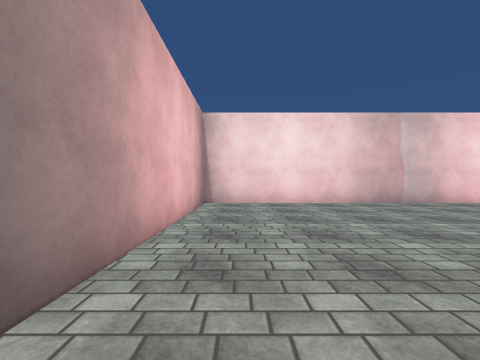
view 1 (above)

20 first-person views from a walk through a Unity game level. The camera is 1.3 m above the floor, looks level and sees 85° across. Doors are open. The floor is counted in squares, 2 m on a side. Each view is taken from the middle of a square. On the plan, view 1 faces up. The plan holds only what a view shows up to about 9 squares ahead; the rest is blank. The place goes on beyond the plan. The player character is not drawn. Surface patterns are stand-ins for the level's own textures.

view 2
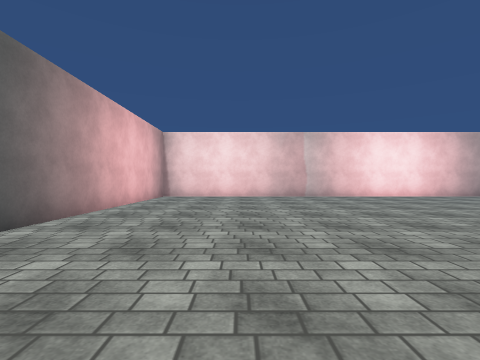

view 3
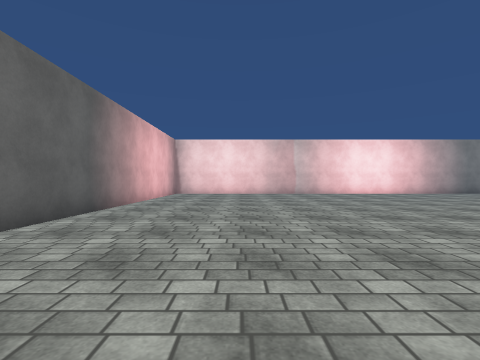

view 4
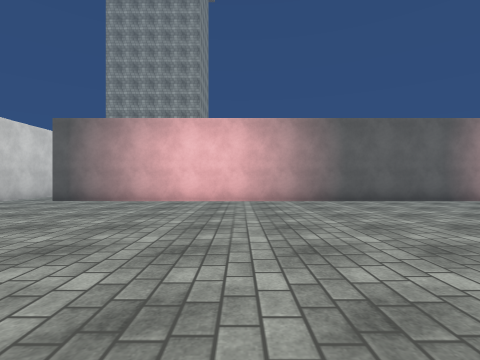

view 5
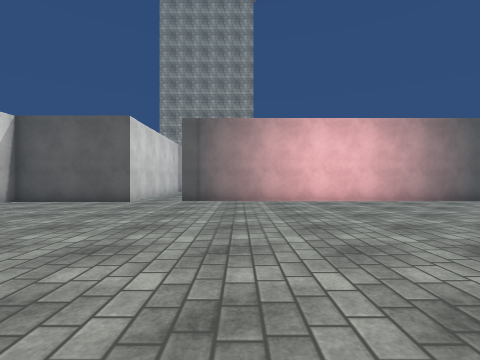

view 6
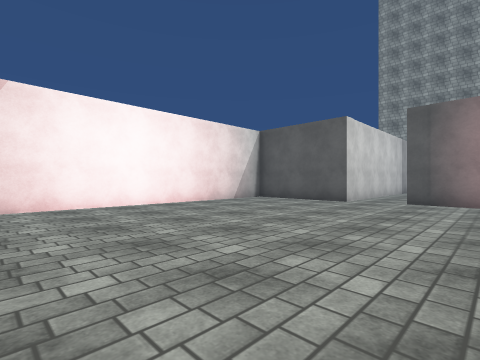

view 7
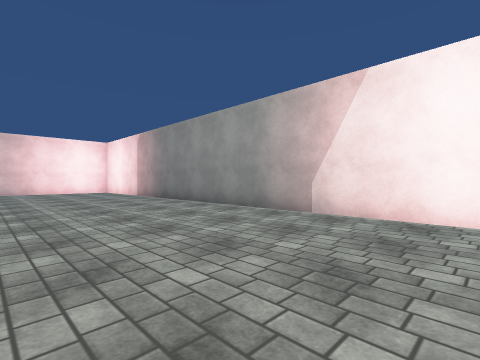

view 8
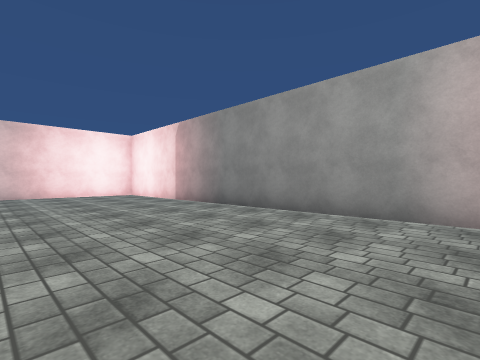

view 9
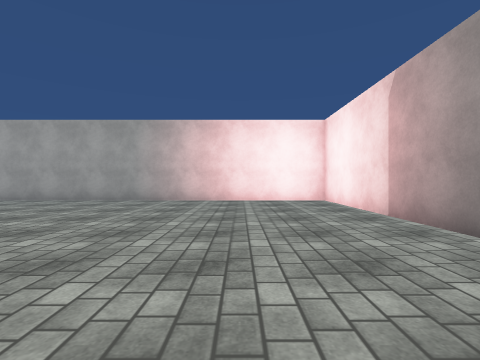

view 10
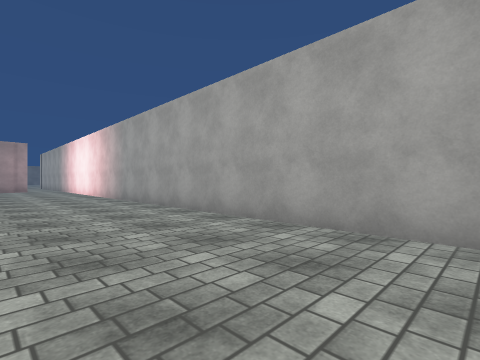

view 11
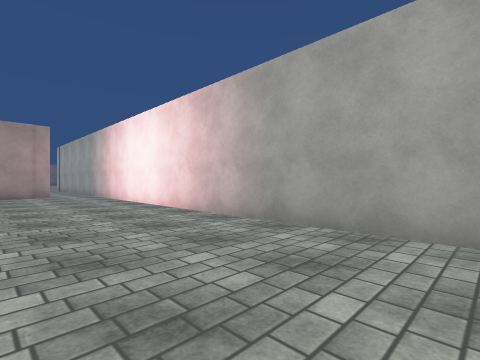

view 12
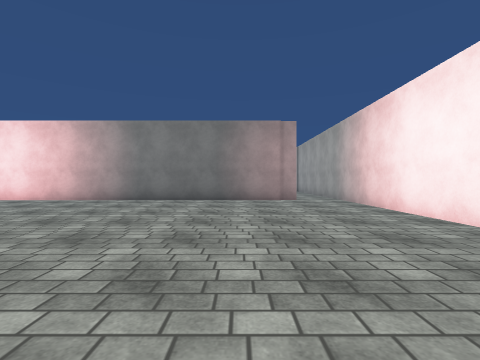

view 13
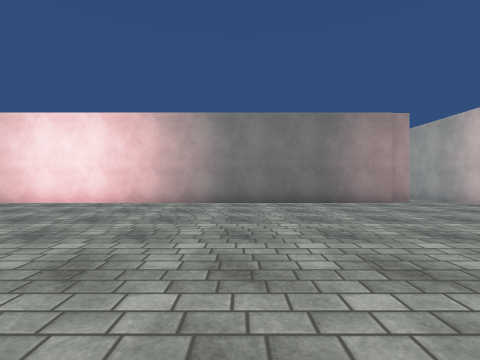

view 14
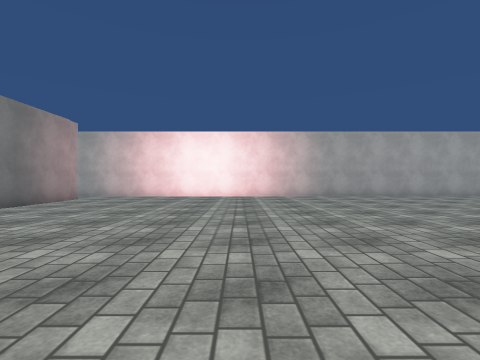

view 15
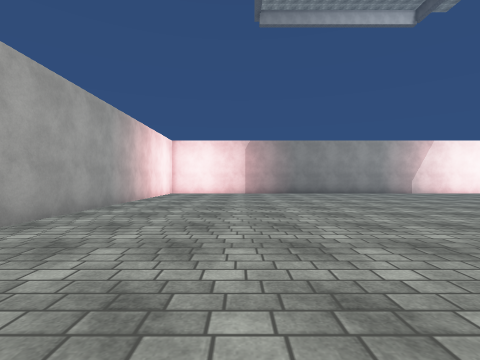

view 16
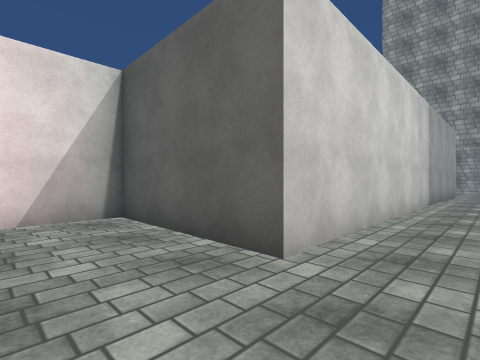

view 17
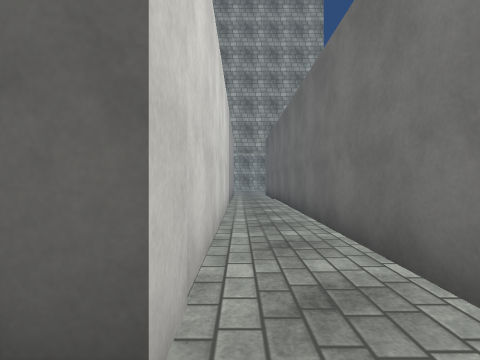

view 18
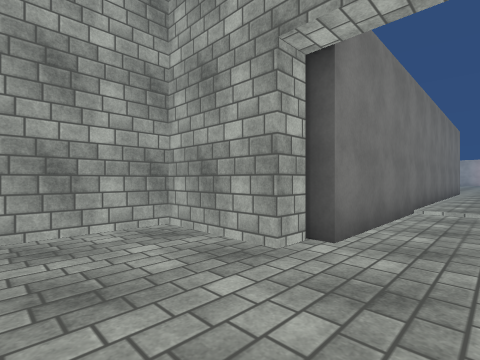

view 19
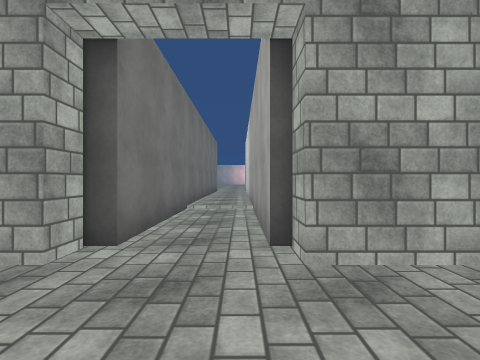

view 20
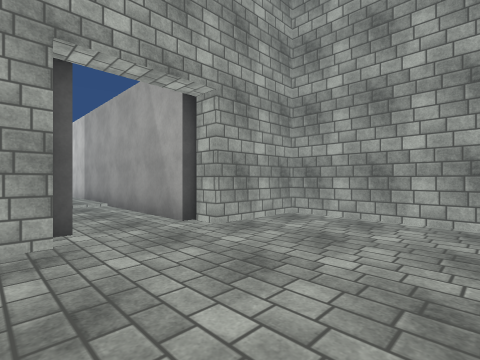

### Floor plan
Points are (right, up) in squares from view 1. A wall is a line through its corners. A room is listed if a view was taken in it or the views show most of it. See-through windows are left out.
Room 1 (views 1, 2, 3, 4, 5, 6, 7, 8, 9, 10, 11, 12, 13, 14, 15, 16, 17)
walls: (17.9, 7.4) (-1.1, 7.4) (-1.1, -11.8) (-12.4, -11.8) (-12.4, -11.5) (-13, -11.5); (-12.5, -13.3) (-0.8, -13.3) (-0.8, -16.7) (19.3, -16.7) (19.3, 9); (-13, -13.5) (-12.5, -13.5)
ways out: opening at (-14, -12.5) to room 2; open door at (0.5, -14.5)
Room 2 (views 18, 19, 20)
walls: (-13, -11.5) (-13, -9.5) (-14.9, -9.5); (-15.9, -15.5) (-13, -15.5) (-13, -13.5)
ways out: opening at (-14, -12.5) to room 1

Where each view was taken, in squares from view 1:
view 1: 0 up, 0 right, facing up
view 2: 3 down, 2 right, facing up
view 3: 5 down, 2 right, facing up
view 4: 6 down, 7 right, facing left
view 5: 10 down, 7 right, facing left
view 6: 10 down, 7 right, facing down-left
view 7: 12 down, 5 right, facing down-right
view 8: 12 down, 8 right, facing down-right
view 9: 14 down, 11 right, facing right
view 10: 10 down, 16 right, facing up-right
view 11: 4 down, 16 right, facing up-right
view 12: 1 down, 16 right, facing up
view 13: 0 up, 13 right, facing up
view 14: 2 up, 9 right, facing right
view 15: 4 down, 16 right, facing down
view 16: 12 down, 1 right, facing down-left
view 17: 13 down, 0 right, facing left
view 18: 13 down, 15 left, facing up-right
view 19: 13 down, 15 left, facing right
view 20: 11 down, 16 left, facing down-right
